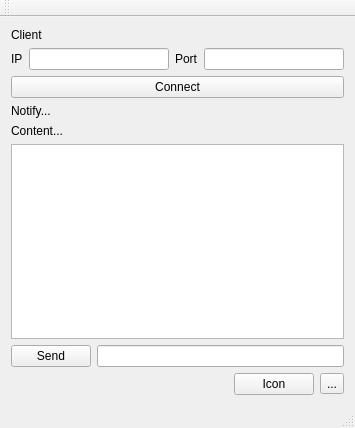
<?xml version="1.0" encoding="UTF-8"?>
<ui version="4.0">
 <class>ChatClient</class>
 <widget class="QMainWindow" name="ChatClient">
  <property name="geometry">
   <rect>
    <x>0</x>
    <y>0</y>
    <width>355</width>
    <height>428</height>
   </rect>
  </property>
  <property name="windowTitle">
   <string>ChatClient</string>
  </property>
  <widget class="QWidget" name="centralWidget">
   <layout class="QGridLayout" name="gridLayout">
    <item row="0" column="0">
     <layout class="QVBoxLayout" name="verticalLayout">
      <item>
       <widget class="QLabel" name="label">
        <property name="text">
         <string>Client</string>
        </property>
       </widget>
      </item>
      <item>
       <layout class="QHBoxLayout" name="horizontalLayout">
        <item>
         <widget class="QLabel" name="label_2">
          <property name="text">
           <string>IP</string>
          </property>
         </widget>
        </item>
        <item>
         <widget class="QLineEdit" name="editIP"/>
        </item>
        <item>
         <widget class="QLabel" name="label_3">
          <property name="text">
           <string>Port</string>
          </property>
         </widget>
        </item>
        <item>
         <widget class="QLineEdit" name="editport1"/>
        </item>
       </layout>
      </item>
      <item>
       <widget class="QPushButton" name="btnconnect">
        <property name="text">
         <string>Connect</string>
        </property>
       </widget>
      </item>
      <item>
       <widget class="QLabel" name="label_4">
        <property name="text">
         <string>Notify...</string>
        </property>
       </widget>
      </item>
      <item>
       <widget class="QLabel" name="label_5">
        <property name="text">
         <string>Content...</string>
        </property>
       </widget>
      </item>
      <item>
       <widget class="QTextEdit" name="editchat"/>
      </item>
      <item>
       <layout class="QHBoxLayout" name="horizontalLayout_3">
        <item>
         <widget class="QPushButton" name="btnsend">
          <property name="text">
           <string>Send</string>
          </property>
         </widget>
        </item>
        <item>
         <widget class="QLineEdit" name="editmes">
          <property name="text">
           <string/>
          </property>
         </widget>
        </item>
       </layout>
      </item>
      <item>
       <layout class="QHBoxLayout" name="horizontalLayout_2">
        <item>
         <spacer name="horizontalSpacer">
          <property name="orientation">
           <enum>Qt::Horizontal</enum>
          </property>
          <property name="sizeHint" stdset="0">
           <size>
            <width>88</width>
            <height>20</height>
           </size>
          </property>
         </spacer>
        </item>
        <item>
         <widget class="QPushButton" name="pushButton_2">
          <property name="text">
           <string>Icon</string>
          </property>
         </widget>
        </item>
        <item>
         <widget class="QToolButton" name="toolButton">
          <property name="text">
           <string>...</string>
          </property>
         </widget>
        </item>
       </layout>
      </item>
     </layout>
    </item>
   </layout>
  </widget>
  <widget class="QMenuBar" name="menuBar">
   <property name="geometry">
    <rect>
     <x>0</x>
     <y>0</y>
     <width>355</width>
     <height>25</height>
    </rect>
   </property>
  </widget>
  <widget class="QToolBar" name="mainToolBar">
   <attribute name="toolBarArea">
    <enum>TopToolBarArea</enum>
   </attribute>
   <attribute name="toolBarBreak">
    <bool>false</bool>
   </attribute>
  </widget>
  <widget class="QStatusBar" name="statusBar"/>
 </widget>
 <layoutdefault spacing="6" margin="11"/>
 <resources/>
 <connections/>
</ui>
